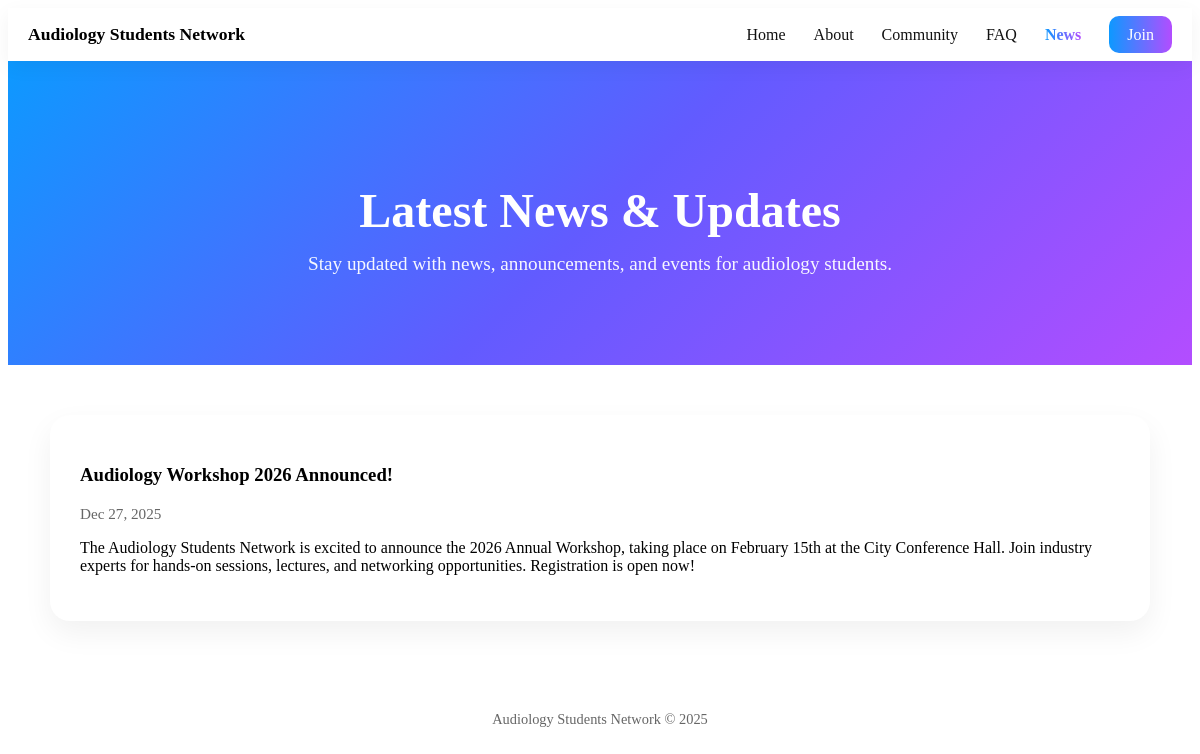
Page /news on the committed database.
### tables this page shows
CREATE TABLE news (
            id INTEGER PRIMARY KEY AUTOINCREMENT,
            title TEXT NOT NULL,
            content TEXT NOT NULL,
            date TEXT NOT NULL
        );

### app.py (the view)
@app.route("/news")
def news():
    conn = sqlite3.connect("waitlist.db")
    cursor = conn.cursor()
    cursor.execute("SELECT id, title, content, date FROM news ORDER BY id DESC")
    news_items = cursor.fetchall()
    conn.close()
    return render_template("news.html", news_items=news_items)

### app.py (called while the page is built)
def get_total_members():
    conn = sqlite3.connect("waitlist.db")
    cursor = conn.cursor()
    cursor.execute("SELECT COUNT(*) FROM waitlist")
    count = cursor.fetchone()[0]
    conn.close()
    return count

@app.context_processor
def inject_global_data():
    return {
        "total_members": get_total_members()
    }

### templates/news.html (shortened to what this page needs)
<!DOCTYPE html>
<html lang="en">
<head>
</head>
<body>
<nav class="navbar">
  <div class="nav-container">
    <div class="logo">Audiology Students Network</div>
    <ul class="nav-links">
      <li><a href="/">Home</a></li>
      <li><a href="/about">About</a></li>
      <li><a href="/community">Community</a></li>
      <li><a href="/faq">FAQ</a></li>
      <li><a href="/news" class="active">News</a></li>
      <li><a href="/#waitlist" class="nav-cta">Join</a></li>
    </ul>
  </div>
</nav>
<header style="text-align:center; padding:90px 20px; background:linear-gradient(135deg, #0d99ff, #625bff, #b34dff); color:#fff;">
  <h1 style="font-size:clamp(2.2rem,5vw,3rem); margin-bottom:15px;">Latest News & Updates</h1>
  <p style="font-size:1.2rem; max-width:700px; margin:0 auto; opacity:0.95;">
    Stay updated with news, announcements, and events for audiology students.
  </p>
</header>
<main style="max-width:1100px; margin:50px auto; padding:0 20px;">
  <section id="news-list">
{% for item in news_items %}
  <div class="news-post" style="background:#fff; padding:30px; border-radius:20px; box-shadow:0 12px 30px rgba(0,0,0,0.06); margin-bottom:30px;">
    <h3>{{ item[1] }}</h3>
    <p style="color:#666; font-size:0.95rem;">{{ item[3] }}</p>
    <p>{{ item[2] }}</p>
  </div>
{% endfor %}
  </section>
</main>
<footer style="text-align:center; padding:40px 20px; font-size:0.9rem; color:#666;">
  Audiology Students Network © 2025
</footer>
</body>
</html>

### templates/news.html (style rules this page uses)
.navbar { position: sticky; top: 0; z-index: 1000; background: rgba(255,255,255,0.95); backdrop-filter: blur(8px); box-shadow: 0 6px 20px rgba(0,0,0,0.05); }
.nav-container { max-width: 1200px; margin: 0 auto; padding: 16px 20px; display: flex; justify-content: space-between; align-items: center; }
.logo { font-weight: 700; font-size: 1.1rem; }
.nav-links { list-style: none; display: flex; gap: 28px; margin: 0; padding: 0; align-items: center; }
.nav-links a { text-decoration: none; color: #111; font-weight: 500; }
.nav-links a.active { background: linear-gradient(90deg, #0d99ff, #b34dff); -webkit-background-clip: text; color: transparent; font-weight: 600; }
.nav-cta { padding: 10px 18px; background: linear-gradient(90deg, #0d99ff, #b34dff); color: #fff !important; border-radius: 10px; font-weight: 600; }

### rows in the picture
news: title "Audiology Workshop 2026 Announced!", date "Dec 27, 2025", content "The Audiology Students Network is excited to announce the 2026 Annual Workshop, taking place on February 15th at the City Conference Hall. Join industry experts for hands-on sessions, lectures, and networking opportunities. Registration is open now!"
